Frame 1 (no input): blank canvas, image omitted
Frame 60 (no input): blank canvas, image omitted
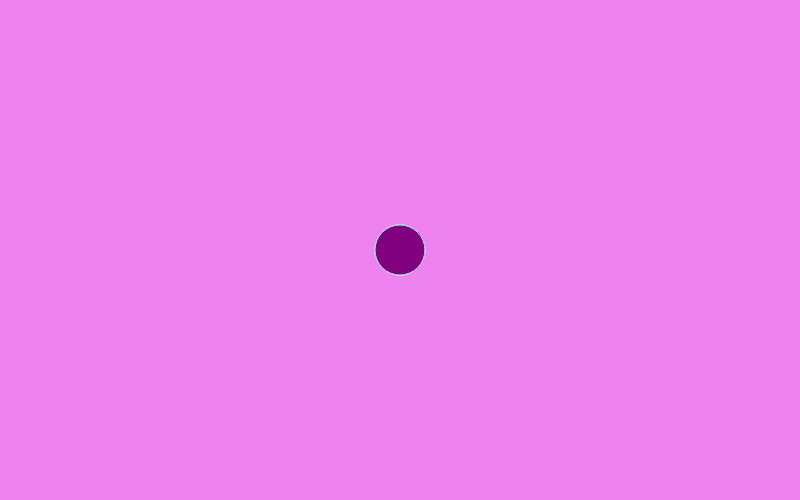
Frame 120 (the mouse pressed at the canvas centre since frame 60)

The p5.js sketch whose frames 1 and 60 were blank and that drew this single picture after the mouse press (run headless with seeded random() and noise() and a simulated clock; from frame 60 on, the mouse is pressed at the canvas centre):

// p5.js sketch
// ── sketch.js
function setup() {
  createCanvas(800, 500);
  background("violet");
}

function draw() {
  fill("purple");
  stroke("lightblue");
  if (mouseIsPressed)
  circle(mouseX, mouseY, 50, 50,);
}
